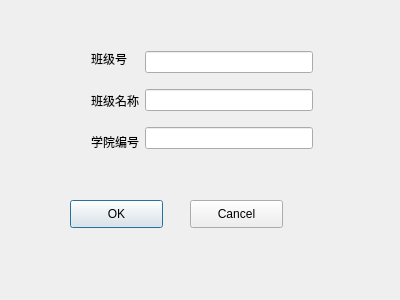
<?xml version="1.0" encoding="UTF-8"?>
<ui version="4.0">
 <class>add_ClassDlg</class>
 <widget class="QDialog" name="add_ClassDlg">
  <property name="geometry">
   <rect>
    <x>0</x>
    <y>0</y>
    <width>400</width>
    <height>300</height>
   </rect>
  </property>
  <property name="windowTitle">
   <string>add_ClassDlg</string>
  </property>
  <widget class="QPushButton" name="ok_Button">
   <property name="geometry">
    <rect>
     <x>70</x>
     <y>200</y>
     <width>93</width>
     <height>28</height>
    </rect>
   </property>
   <property name="text">
    <string>OK</string>
   </property>
  </widget>
  <widget class="QPushButton" name="pushButton_2">
   <property name="geometry">
    <rect>
     <x>190</x>
     <y>200</y>
     <width>93</width>
     <height>28</height>
    </rect>
   </property>
   <property name="text">
    <string>Cancel</string>
   </property>
  </widget>
  <widget class="QWidget" name="layoutWidget">
   <property name="geometry">
    <rect>
     <x>80</x>
     <y>30</y>
     <width>244</width>
     <height>141</height>
    </rect>
   </property>
   <layout class="QHBoxLayout" name="horizontalLayout">
    <item>
     <layout class="QVBoxLayout" name="verticalLayout">
      <item>
       <widget class="QLabel" name="label">
        <property name="text">
         <string>班级号</string>
        </property>
       </widget>
      </item>
      <item>
       <widget class="QLabel" name="label_2">
        <property name="text">
         <string>班级名称</string>
        </property>
       </widget>
      </item>
      <item>
       <widget class="QLabel" name="label_3">
        <property name="text">
         <string>学院编号</string>
        </property>
       </widget>
      </item>
     </layout>
    </item>
    <item>
     <layout class="QVBoxLayout" name="verticalLayout_2">
      <item>
       <widget class="QLineEdit" name="CLNOEdit"/>
      </item>
      <item>
       <widget class="QLineEdit" name="CLNameEdit"/>
      </item>
      <item>
       <widget class="QLineEdit" name="ACNOEdit"/>
      </item>
     </layout>
    </item>
   </layout>
  </widget>
 </widget>
 <layoutdefault spacing="6" margin="11"/>
 <resources/>
 <connections/>
</ui>
